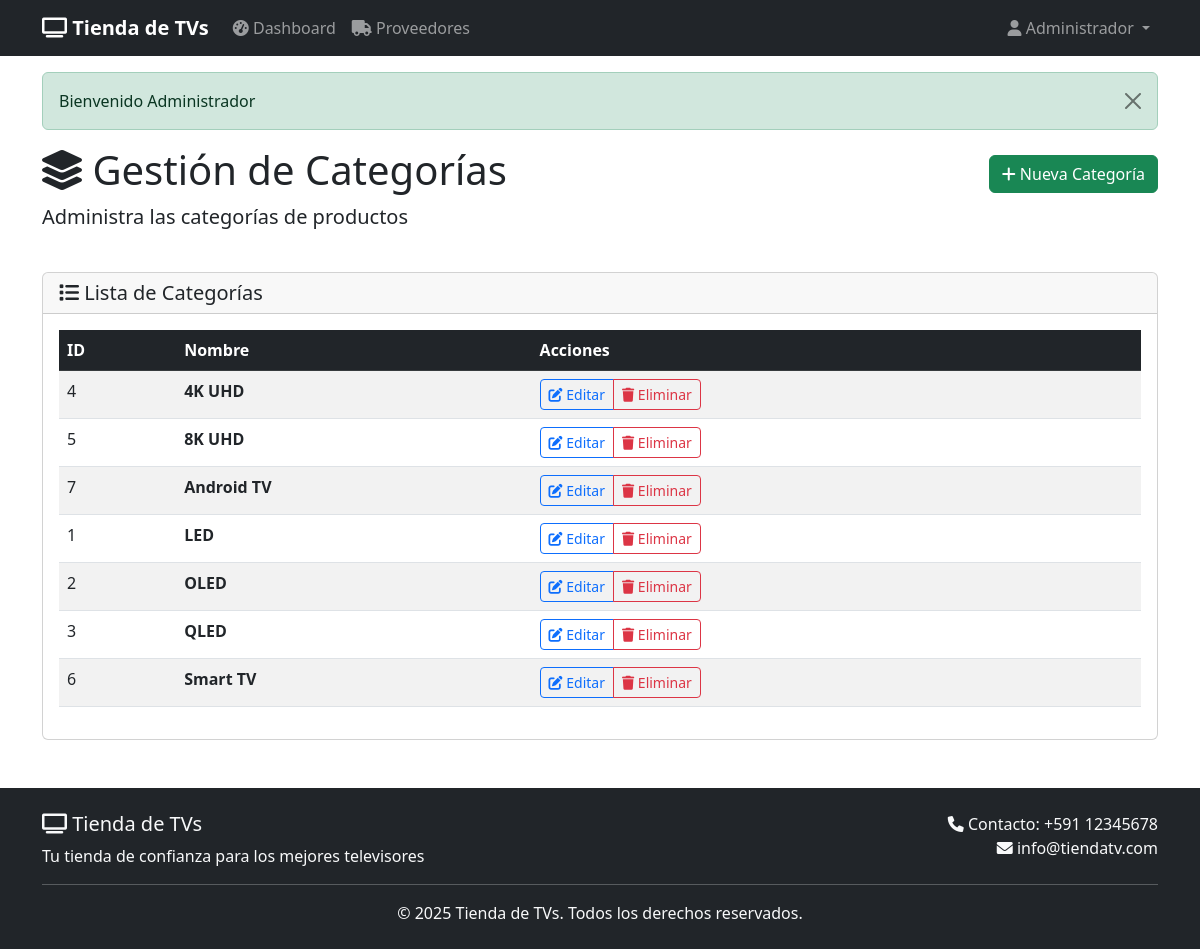
Screenshot of /?c=CategoriasController&a=index (signed in) with the database file from the repository.
### tables this page shows
CREATE TABLE categoria (
  id_categoria INT AUTO_INCREMENT PRIMARY KEY,
  nombre_categoria VARCHAR(50) UNIQUE NOT NULL
);

### controllers/CategoriasController.php (called while the page is built, shortened)
<?php
require_once ROOT_CORE . '/Model.php';
require_once ROOT_CORE . '/../models/CategoriaModel.php';
class CategoriasController
{
    private $categoriaModel;
    public function __construct()
    {
        $this->categoriaModel = new CategoriaModel();
    }
    public function index()
    {
        $categorias = $this->categoriaModel->getAll();
        include ROOT_VIEW . '/admin/categorias/index.php';
    }
}

### core/Conectar.php (called while the page is built, shortened)
<?php
class Conectar
{
    private $driver = "mysql";
    private $host = "127.0.0.1";
    private $port = "3306";
    private $user = "root";
    private $pass = "12345";
    private $database = "bd_televisor";
    public function conexionPDO()
    {
        $pdo = null;
        if ($this->driver == "mysql" || $this->driver == null) {
            try {
                $pdo = new PDO(
                    'mysql:host=' . $this->host . ';port=' . $this->port . ';dbname=' . $this->database . '',
                    $this->user,
                    $this->pass,
                    array(PDO::MYSQL_ATTR_INIT_COMMAND => "SET NAMES utf8")
                );
                $pdo->setAttribute(PDO::ATTR_ERRMODE, PDO::ERRMODE_EXCEPTION);
            } catch (\PDOException $e) {
                throw new \PDOException($e->getMessage(), (int) $e->getCode());
            }
        }
        return $pdo;
    }
}

### models/CategoriaModel.php (called while the page is built, shortened)
<?php
require_once ROOT_CORE . '/Model.php';
class CategoriaModel extends Model
{
    protected $table = 'categoria';
    public function getAll()
    {
        $sql = "SELECT * FROM {$this->table} ORDER BY nombre_categoria";
        $stmt = $this->executeQuery($sql);
        return $stmt ? $stmt->fetchAll(PDO::FETCH_ASSOC) : [];
    }
}

### core/Model.php (called while the page is built, shortened)
<?php
require_once 'Conectar.php';
class Model {
    protected $db;
    public function __construct() {
        $conectar = new Conectar();
        $this->db = $conectar->conexionPDO();
    }
    protected function executeQuery($sql, $params = []) {
        try {
            $stmt = $this->db->prepare($sql);
            $stmt->execute($params);
            return $stmt;
        } catch (PDOException $e) {
            error_log("Error en consulta: " . $e->getMessage());
            return false;
        }
    }
}
?>

### views/admin/categorias/index.php (the view, shortened to what this page needs)
<?php
include __DIR__ . '/../../layouts/header.php';
?>
<div class="row mb-4">
    <div class="col-12">
        <div class="d-flex justify-content-between align-items-center">
            <h1><i class="fas fa-layer-group"></i> Gestión de Categorías</h1>
            <a href="<?php echo HTTP_BASE; ?>/?c=CategoriasController&a=crear" class="btn btn-success">
                <i class="fas fa-plus"></i> Nueva Categoría
            </a>
        </div>
        <p class="lead">Administra las categorías de productos</p>
    </div>
</div>
<div class="row">
    <div class="col-12">
        <div class="card">
            <div class="card-header">
                <h5 class="card-title mb-0">
                    <i class="fas fa-list"></i> Lista de Categorías
                </h5>
            </div>
            <div class="card-body">
                <?php if (empty($categorias)): ?>
                    <div class="alert alert-info text-center">
                        <i class="fas fa-info-circle"></i> No hay categorías registradas.
                    </div>
                <?php else: ?>
                    <div class="table-responsive">
                        <table class="table table-striped table-hover">
                            <thead class="table-dark">
                                <tr>
                                    <th>ID</th>
                                    <th>Nombre</th>
                                    <th>Acciones</th>
                                </tr>
                            </thead>
                            <tbody>
                                <?php foreach ($categorias as $categoria): ?>
                                    <tr>
                                        <td><?php echo $categoria['id_categoria']; ?></td>
                                        <td>
                                            <strong><?php echo $categoria['nombre_categoria']; ?></strong>
                                        </td>
                                        <td>
                                            <div class="btn-group btn-group-sm">
                                                <a href="<?php echo HTTP_BASE; ?>/?c=CategoriasController&a=editar&id=<?php echo $categoria['id_categoria']; ?>"
                                                    class="btn btn-outline-primary">
                                                    <i class="fas fa-edit"></i> Editar
                                                </a>
                                                <a href="<?php echo HTTP_BASE; ?>/?c=CategoriasController&a=eliminar&id=<?php echo $categoria['id_categoria']; ?>"
                                                    class="btn btn-outline-danger"
                                                    onclick="return confirm('¿Estás seguro de eliminar esta categoría?')">
                                                    <i class="fas fa-trash"></i> Eliminar
                                                </a>
                                            </div>
                                        </td>
                                    </tr>
                                <?php endforeach; ?>
                            </tbody>
                        </table>
                    </div>
                <?php endif; ?>
            </div>
        </div>
    </div>
</div>
<?php include __DIR__ . '/../../layouts/footer.php'; ?>

### views/layouts/header.php (style rules this page uses)
body { margin: 0; padding: 0; }

### rows the page displays
categoria: id_categoria "4", nombre_categoria "4K UHD"
categoria: id_categoria "5", nombre_categoria "8K UHD"
categoria: id_categoria "7", nombre_categoria "Android TV"
categoria: id_categoria "1", nombre_categoria "LED"
categoria: id_categoria "2", nombre_categoria "OLED"
categoria: id_categoria "3", nombre_categoria "QLED"
categoria: id_categoria "6", nombre_categoria "Smart TV"

### other values shown
$_SESSION['usuario']['nombre'] "Administrador"
$_SESSION['success'] "Bienvenido Administrador"
